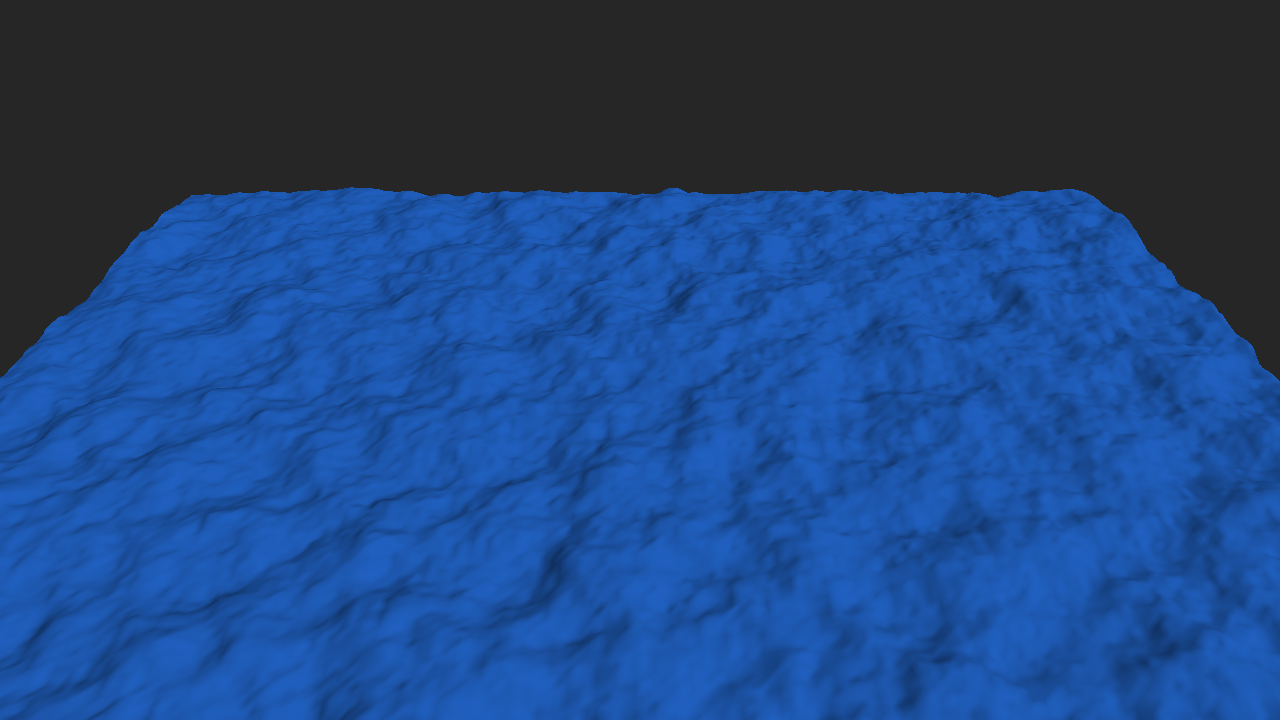
#> input picture demos/fbm_water/output/A_oct6.png, 1280 x 720 px
$ python calc_ssim.py
#> lines starting #> are read from the running program, lines starting #| are printed output that depends on the picture
import cv2
import os
import csv
from skimage.metrics import structural_similarity as ssim

ref_path = "../output/A_oct6.png"
if not os.path.exists(ref_path):
    print("Reference image A_oct6.png not found. Please run the experiment first.")
    exit(1)

ref = cv2.imread(ref_path)
#> ref is the input picture: shape (720, 1280, 3); mean B, G, R 128.1, 69.9, 31
ref_gray = cv2.cvtColor(ref, cv2.COLOR_BGR2GRAY)
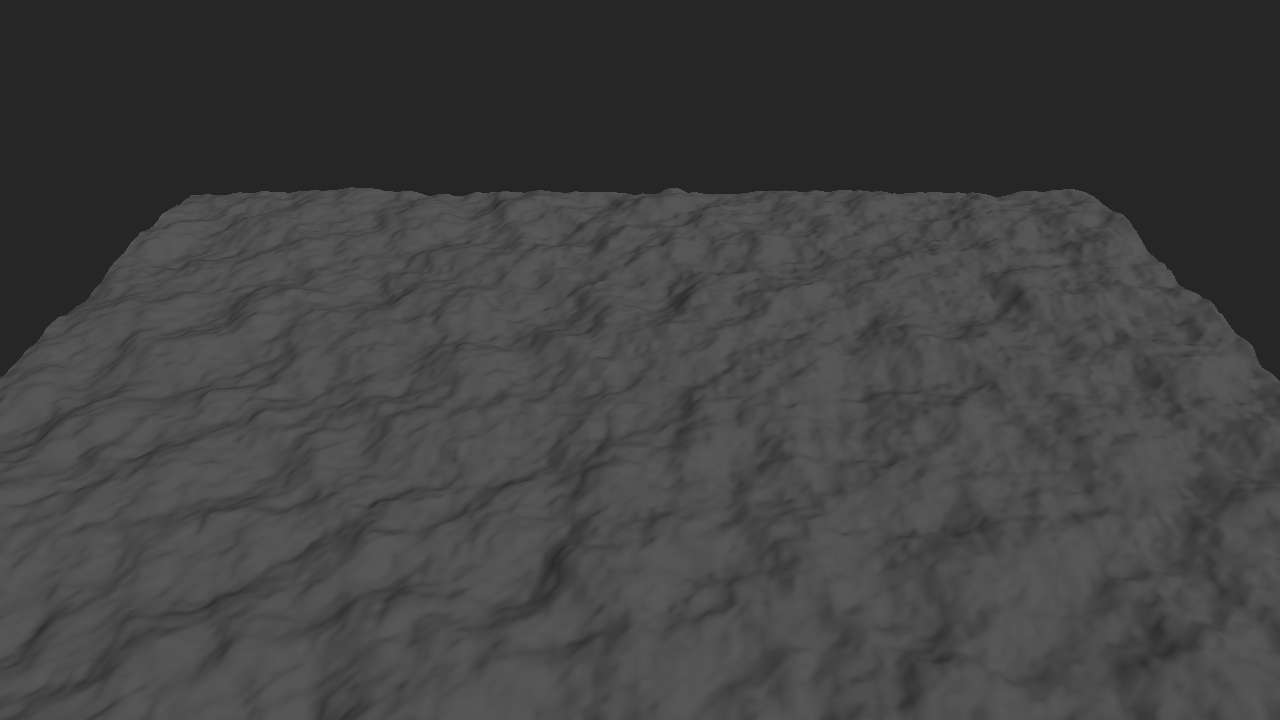
#> ref_gray: shape (720, 1280); min 38, max 88, mean 64.9

results = []
out_dir = "../output"
for fname in sorted(os.listdir(out_dir)):
    if not fname.endswith(".png") or fname == "A_oct6.png":
        continue
    path = os.path.join(out_dir, fname)
    img = cv2.imread(path)
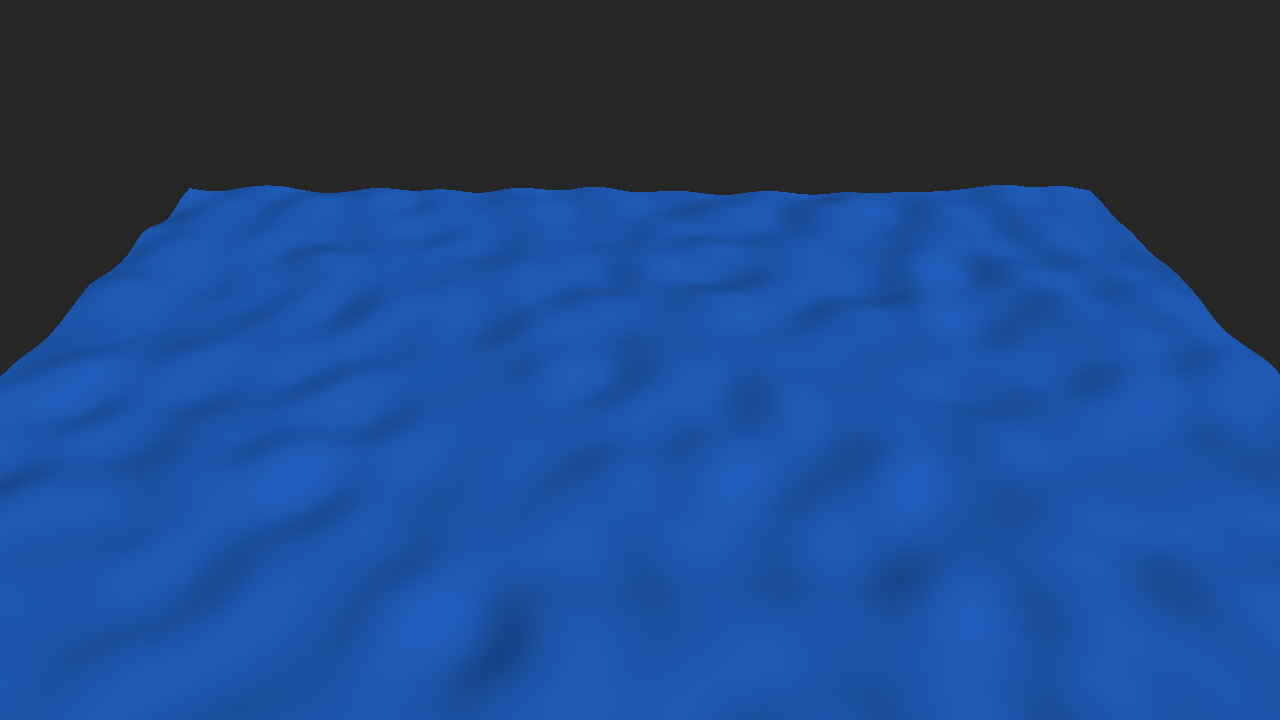
#> input picture demos/fbm_water/output/A_oct1.png, 1280 x 720 px
#> img is the input picture: shape (720, 1280, 3); mean B, G, R 129.6, 70.6, 31.2
    if img is None:
        continue
    gray = cv2.cvtColor(img, cv2.COLOR_BGR2GRAY)
    if gray.shape != ref_gray.shape:
        gray = cv2.resize(gray, (ref_gray.shape[1], ref_gray.shape[0]))
    score = ssim(ref_gray, gray, data_range=255)
#> score = 0.908
    results.append((fname, score))
    print(f"{fname}: SSIM = {score:.4f}")
#| A_oct1.png: SSIM = 0.9084
#> pass 2 of the loop `for fname in sorted(os.listdir(out_dir)):`:
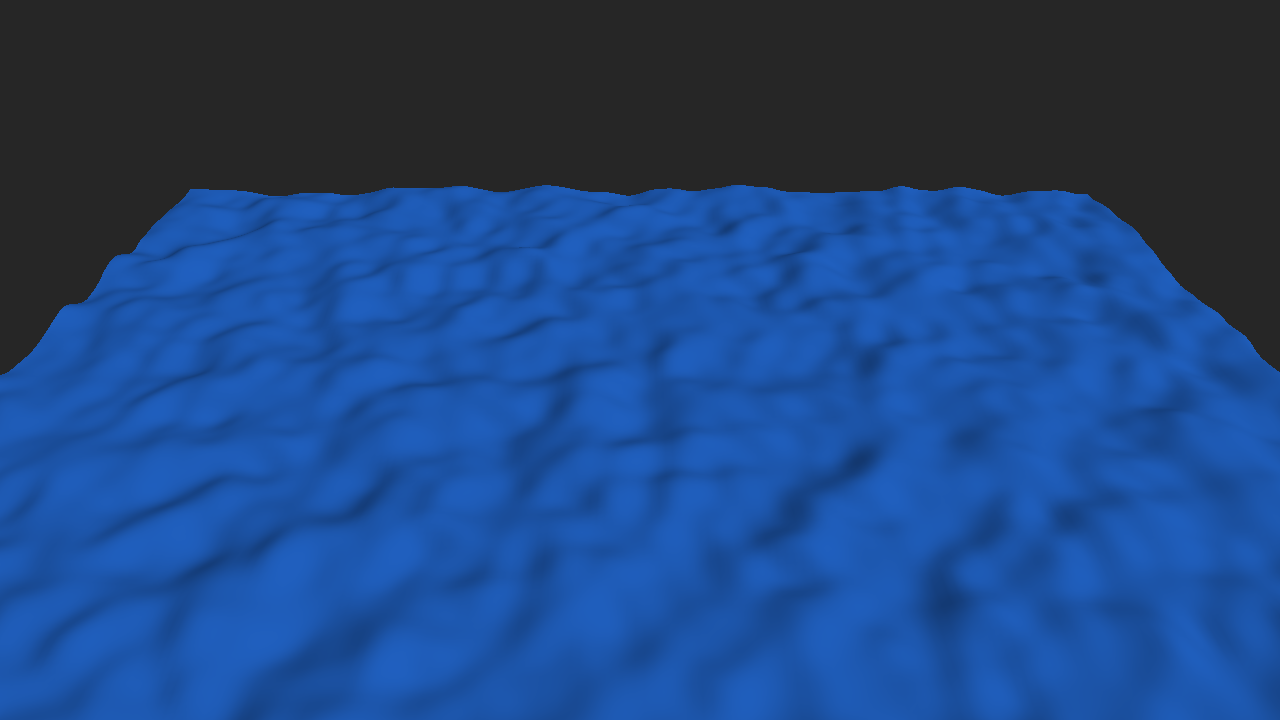
#> input picture demos/fbm_water/output/A_oct2.png, 1280 x 720 px
#> img is the input picture: shape (720, 1280, 3); mean B, G, R 129.2, 70.3, 31.1
#> `gray = cv2.cvtColor(img, cv2.COLOR_BGR2GRAY)`:
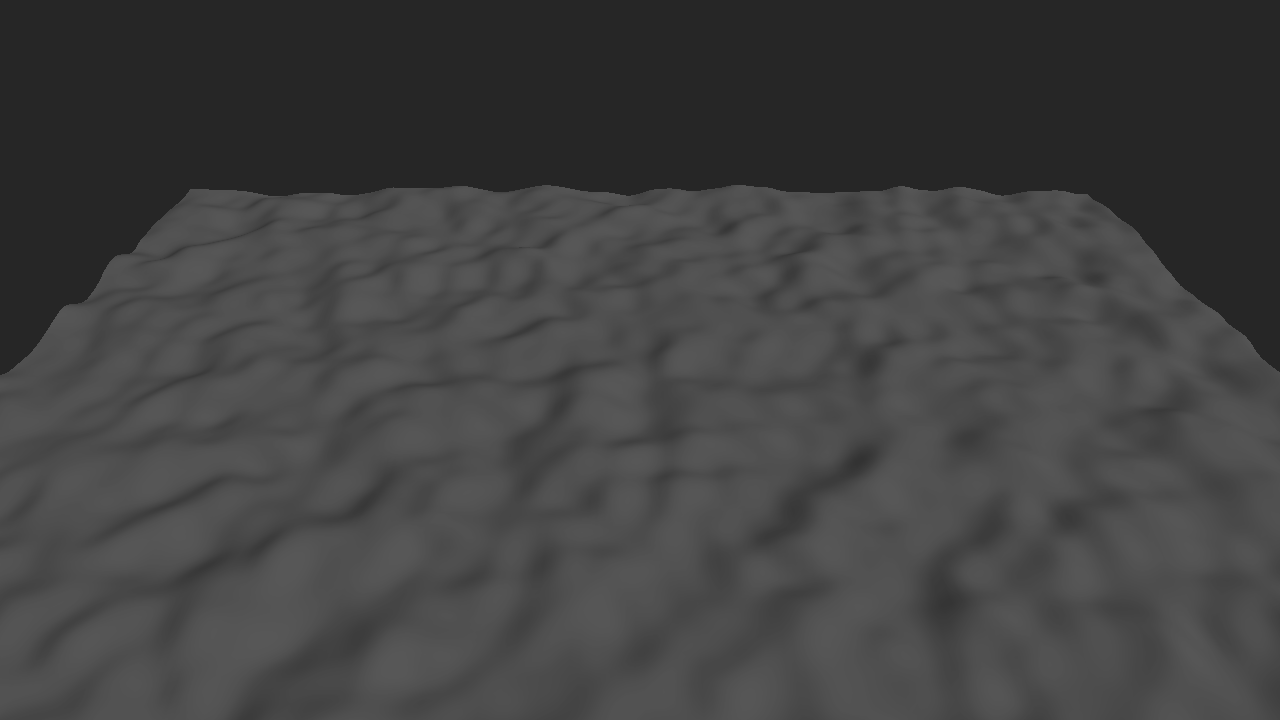
#> gray: shape (720, 1280); min 38, max 88, mean 65.3
#> score = 0.896
#| A_oct2.png: SSIM = 0.8964
#> pass 3 of the loop `for fname in sorted(os.listdir(out_dir)):`:
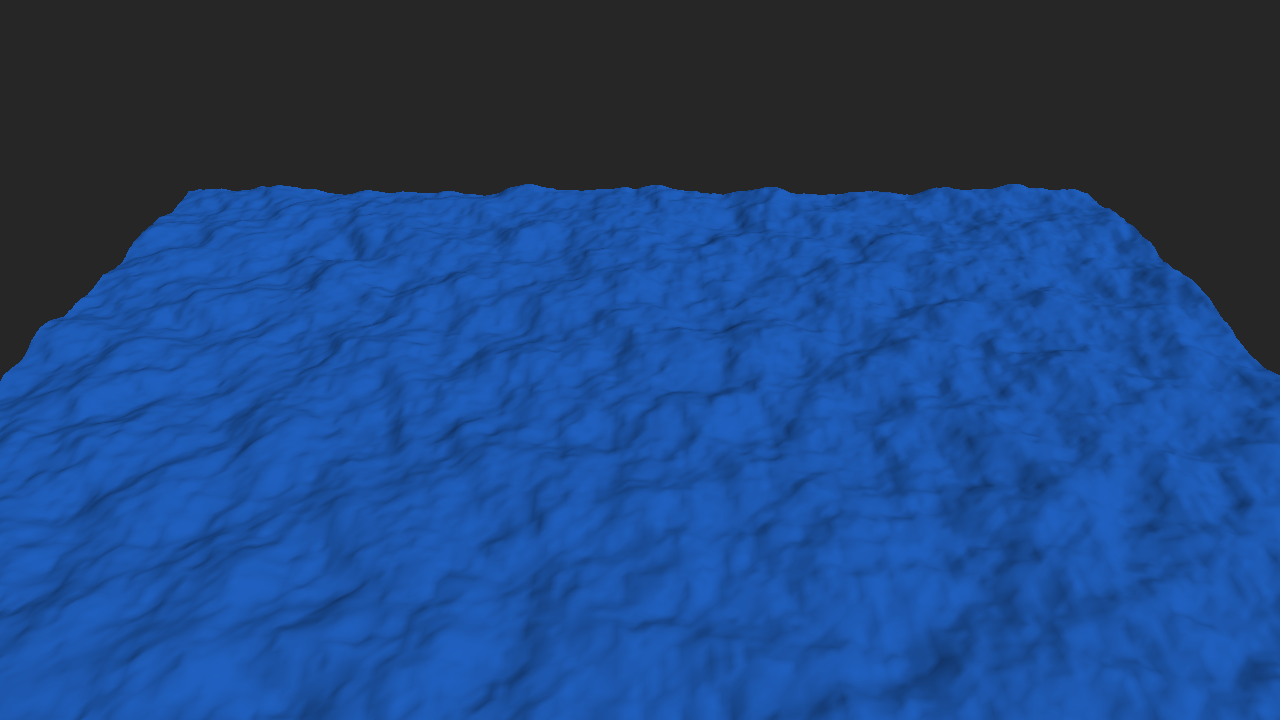
#> input picture demos/fbm_water/output/A_oct4.png, 1280 x 720 px
#> img is the input picture: shape (720, 1280, 3); mean B, G, R 128.6, 70, 31
#> `gray = cv2.cvtColor(img, cv2.COLOR_BGR2GRAY)`:
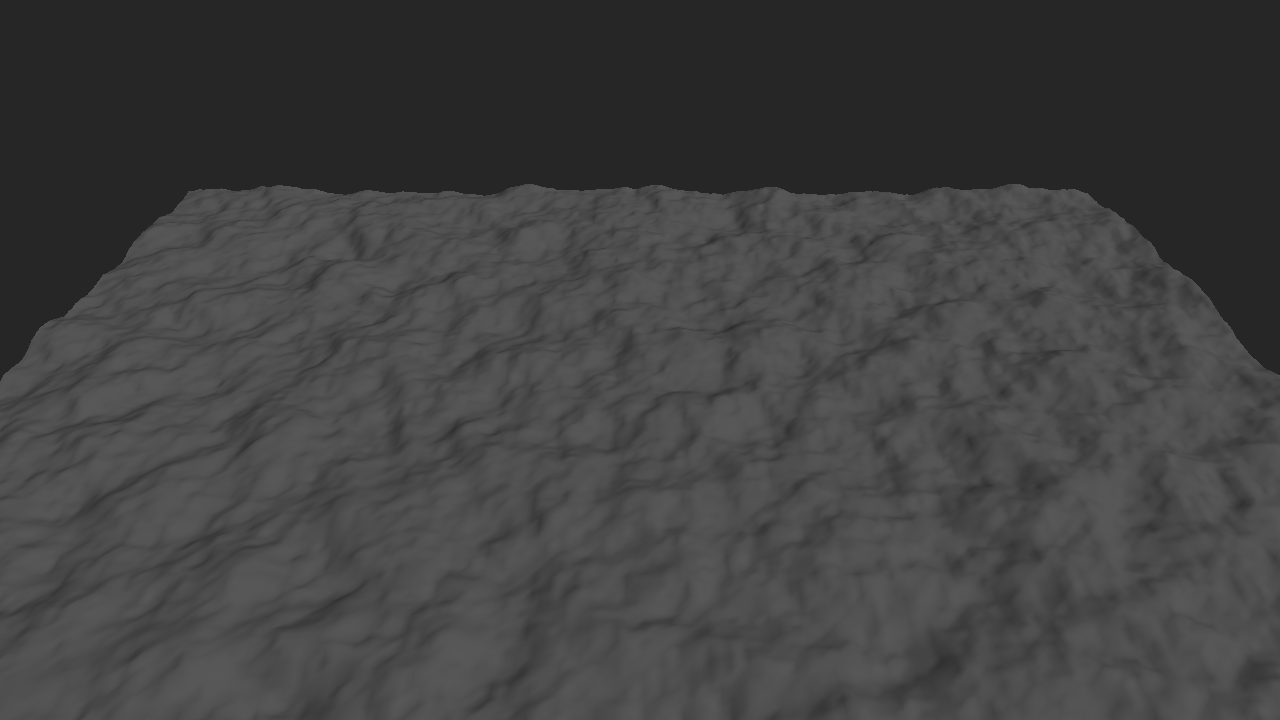
#> gray: shape (720, 1280); min 38, max 88, mean 65
#> score = 0.86
#| A_oct4.png: SSIM = 0.8597
#> the loop made 4 passes; the first 3 are shown

os.makedirs("../data", exist_ok=True)
with open("../data/ssim_results.csv", "w", newline="") as f:
    writer = csv.writer(f)
    writer.writerow(["filename", "ssim"])
    writer.writerows(results)

print("SSIM results saved to ../data/ssim_results.csv")
